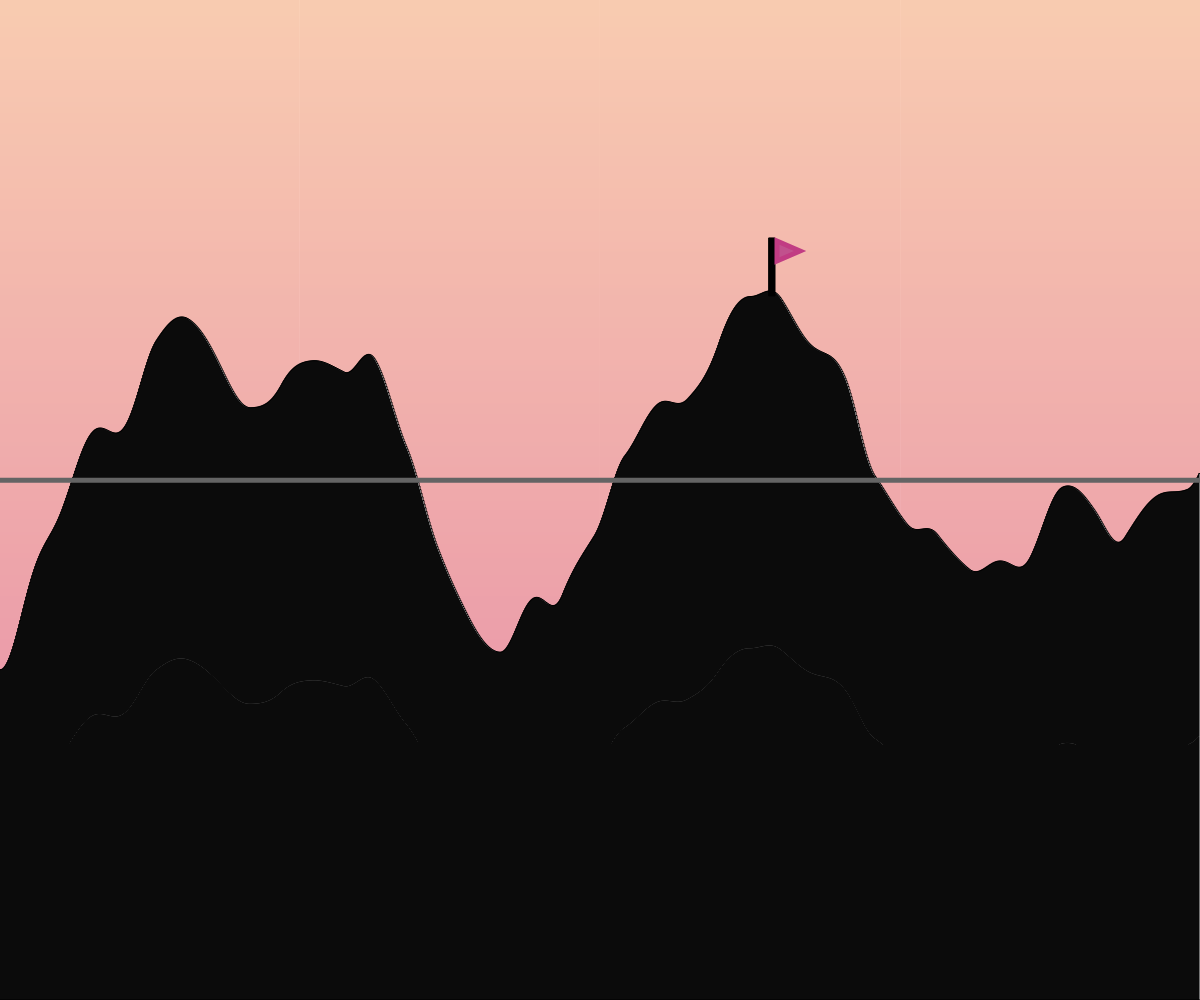
Frame 1 (no input)
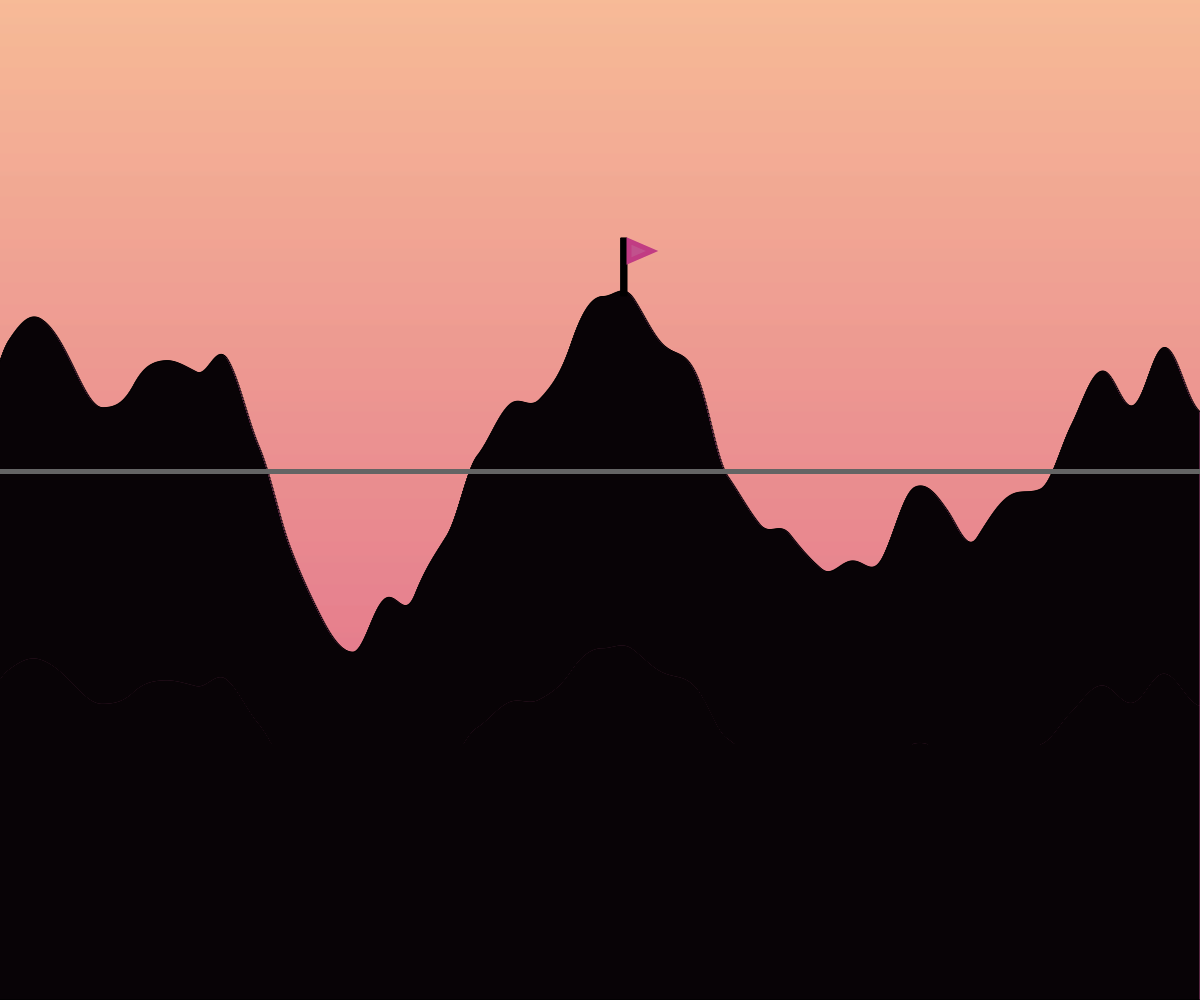
Frame 60 (no input)
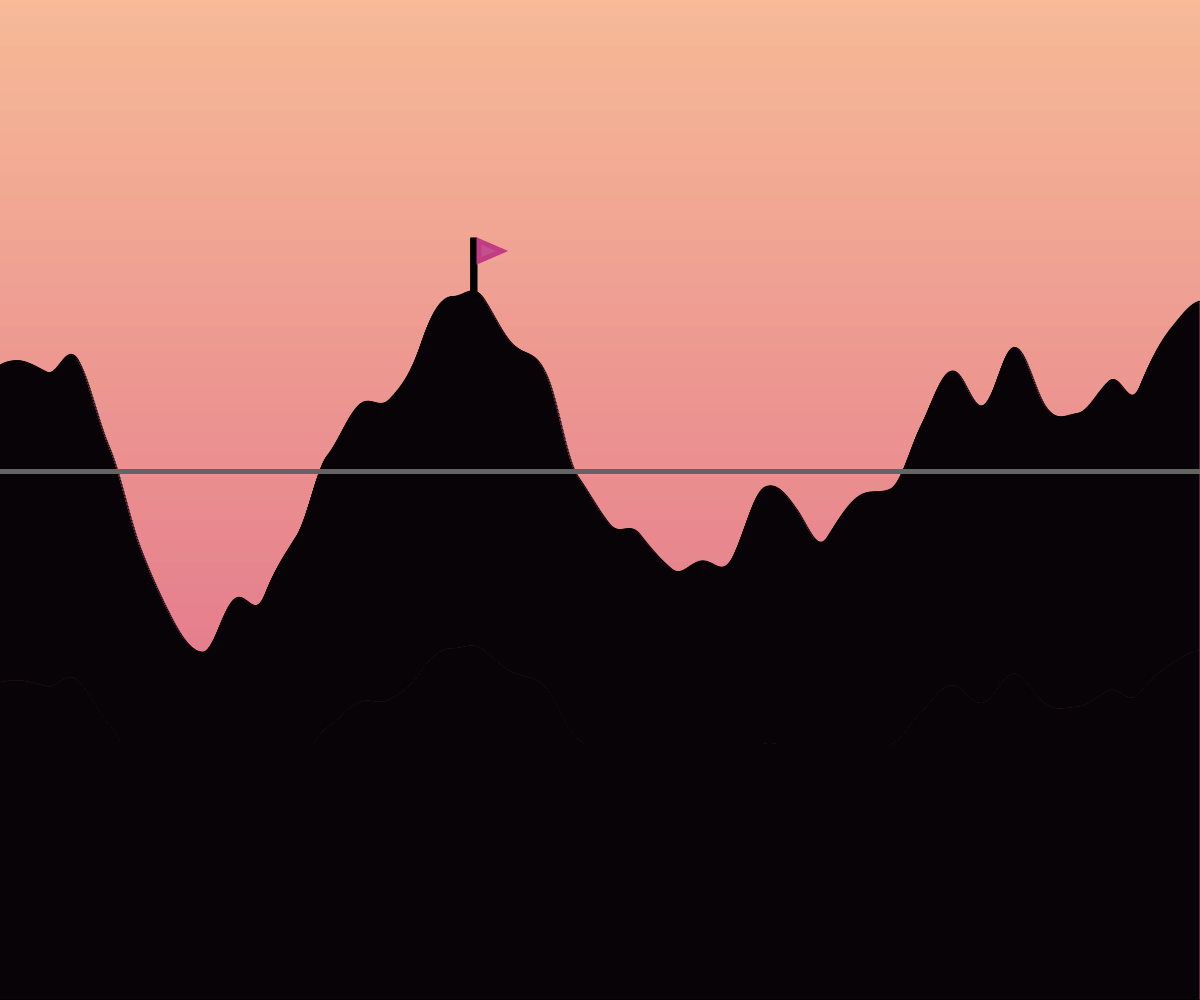
Frame 120 (the mouse pressed at the canvas centre since frame 60)

The p5.js sketch that drew these frames (run headless with seeded random() and noise() and a simulated clock; from frame 60 on, the mouse is pressed at the canvas centre):

// p5.js sketch
// ── sketch.js
// Terrain Generation and Perlin Noise
// Sabrina Kettle
// March 16th, 2019
//
// Extra for Experts:
// - A red line will constantly be set at a y-value to represent the average between the highest and lowest peak.
// - A cute little flag will be set on the current highest peak of the terrain.
// - Personal addition: I just really wanted nice aesthetics and for it to look like the terrain is a silhouette against a sunset.
//   I hope you don't mind that I implememnted a gradient feature (with of course the help of the P5.js reference).

//Variables:------
let tWidth = 1;
let start = 0;
let c1, c2;
//----------------

//Setup:------------------------------------
function setup(){
  createCanvas(windowWidth, windowHeight);
  rectMode(CORNERS);
  c1 = color(247, 187, 151); //233, 100, 51
  c2 = color(221, 94, 137);  //144, 78, 159
}
//------------------------------------------

//Just a personal addition: Gradient Background:---
function createSunset(x, y, w, h, c1, c2){
  for (let i = y; i <= y + h; i++) {
    let inter = map(i, y, y + h, 0, 1);
    let c = lerpColor(c1, c2, inter);
    stroke(c);
    line(x, i, x + w, i);
  }
}
//--------------------------------------------------

//Generating the panning terrain:----------------------
function generateTerrain(){

  //Variables
  let xOff = start;
  let highestX = 0;
  let highest = height;
  let lowest = 0;

  for(let x = 0; x < width; x += tWidth){ //Loop

    let currentHeight = noise(xOff)*height;
    
    if (currentHeight < highest){
      highest = currentHeight; //Create new highest
      highestX = x;
    }

    if (currentHeight > lowest){
      lowest = currentHeight; //Create new lowest
    }

    //Create the rectangle
    stroke(0);
    strokeWeight(1);
    rect(x, currentHeight, x + tWidth, height);
    xOff += 0.004;
  }
  //Finally, implement the pan, flag, and average
  drawFlag(highestX, highest);
  findAverage(highest, lowest);
  start += 0.01;

}
//------------------------------------------------------

//To draw the flag at the highest peak:---------------------------------------------------------
function drawFlag(xValue, yValue){
  stroke(0);
  fill(0);
  rect(xValue - 1, yValue + 5, xValue + 5, yValue - 53); //Pole
  stroke(193, 60, 131);
  fill(193, 81, 141);
  strokeWeight(5);
  triangle(xValue + 7, yValue - 30, xValue + 7, yValue - 50, xValue + 30, yValue - 40); //Flag
}
//----------------------------------------------------------------------------------------------

//To find the average:---------------
function findAverage(high, low){
  let average = (high + low) / 2;
  stroke(100);
  strokeWeight(5);
  rect(0, average, width, average);
}
//-----------------------------------

//At last, to play through it all:--------------------------------
function draw(){
  createSunset(0, 0, width, height, c1, c2); //Create background
  generateTerrain();
}
//----------------------------------------------------------------
